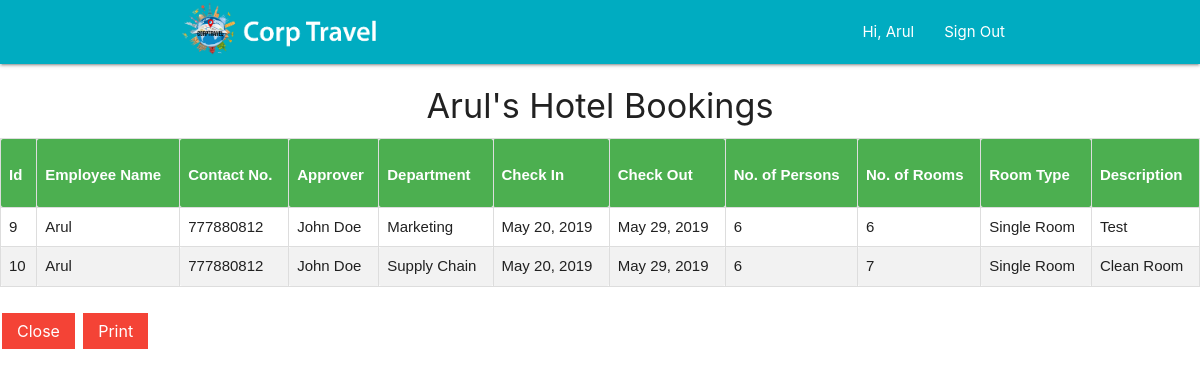
The page /Bookings/Hotel/viewhotel.php (signed in) on the database its author committed.
### tables this page shows
CREATE TABLE `trans_hotel` (
  `id` int(25) NOT NULL,
  `employee_name` varchar(50) NOT NULL,
  `contact_no` int(50) NOT NULL,
  `line_mgr` varchar(50) NOT NULL,
  `alt_line_mgr` varchar(50) NOT NULL,
  `dept_name` varchar(50) NOT NULL,
  `check_in` varchar(25) NOT NULL,
  `check_out` varchar(25) NOT NULL,
  `no_people` int(50) NOT NULL,
  `no_rooms` int(50) NOT NULL,
  `room_type` varchar(50) NOT NULL,
  `description` varchar(50) NOT NULL
);

### Bookings/Hotel/viewhotel.php (the view, shortened to what this page needs)
<!DOCTYPE html>
<html lang="en">
<head>
    <link rel="stylesheet" href="../../css/materialize.min.css"/>
    <link rel="stylesheet" href="css/hotel.css"/>
    <link rel="stylesheet" href="https://use.fontawesome.com/releases/v5.7.1/css/all.css"
/>
    </head>
<body>
<nav class="cyan darken-1">
    <div class="container">
        <div class="nav-wrapper">
            <a href="../../menu/menu.php" class="brand-logo"><img src="img/title_corp_travel.png" width="40%"></a>
            <ul class="right hide-on-med-and-down">
                <li>
                    <a href="#home">Hi, <?php echo $_SESSION['user']['username']; ?></a>
                </li>
                <li>
                    <a href="../../index.php">Sign Out</a>
                </li>
            </ul>
        </div>
    </div>
</nav>
<div>
    <center>
        <h4> <?php echo $_SESSION['user']['username']; ?>'s Hotel Bookings</h4>
    </center>
    <table id="user_table" border="1">
        <thead>
        <th>Id</th>
        <th>Employee Name</th>
        <th>Contact No.</th>
        <th>Approver</th>
        <th>Department</th>
        <th>Check In</th>
        <th>Check Out</th>
        <th>No. of Persons</th>
        <th>No. of Rooms</th>
        <th>Room Type</th>
        <th>Description</th>
        </thead>
        <tbody id="myTable">
        <?php
        include '../../admin/db-config.php';
        $query = mysqli_query($conn, "select * from `trans_hotel` where `employee_name` = '" . $_SESSION['user']['username'] . "' ");
        while ($row = mysqli_fetch_array($query)) {
            ?>
            <tr>
                <td><?php echo $row['id']; ?></td>
                <td><?php echo $row['employee_name']; ?></td>
                <td><?php echo $row['contact_no']; ?></td>
                <td><?php echo $row['line_mgr']; ?></td>
                <td><?php echo $row['dept_name']; ?></td>
                <td><?php echo $row['check_in']; ?></td>
                <td><?php echo $row['check_out']; ?></td>
                <td><?php echo $row['no_people']; ?></td>
                <td><?php echo $row['no_rooms']; ?></td>
                <td><?php echo $row['room_type']; ?></td>
                <td><?php echo $row['description']; ?></td>
            </tr>
            <?php
        }
        ?>
        </tbody>
    </table>
    <br>
    <a href="hotel.php">
        <button class="button" type="button">Close</button>
    </a>
    <a href="#">
        <button class="button" type="button" onclick="print_out();">Print</button>
    </a>
</div>
</body>
</html>

### Bookings/Hotel/viewhotel.php (style rules this page uses)
#user_table { font-family: "Trebuchet MS", Arial, Helvetica, sans-serif; border-collapse: collapse; width: 100%; }
#user_table td, #user_table th { border: 1px solid #ddd; padding: 8px; }
#user_table tr:nth-child(even) { background-color: #f2f2f2; }
#user_table th { padding-top: 25px; padding-bottom: 20px; text-align: left; background-color: #4CAF50; color: white; }
.button { background-color: #f44336; border: none; color: white; padding: 9px 15px; text-align: center; text-decoration: none; display: inline-block; font-size: 16px; margin: 4px 2px; cursor: pointer; }

### rows shown on the page
trans_hotel: id "9", employee_name "Arul", contact_no "777880812", line_mgr "John Doe", dept_name "Marketing", check_in "May 20, 2019", check_out "May 29, 2019", no_people "6", no_rooms "6", room_type "Single Room", description "Test"
trans_hotel: id "10", employee_name "Arul", contact_no "777880812", line_mgr "John Doe", dept_name "Supply Chain", check_in "May 20, 2019", check_out "May 29, 2019", no_people "6", no_rooms "7", room_type "Single Room", description "Clean Room"

### other values the page prints
$_SESSION['user']['username'] "Arul"
